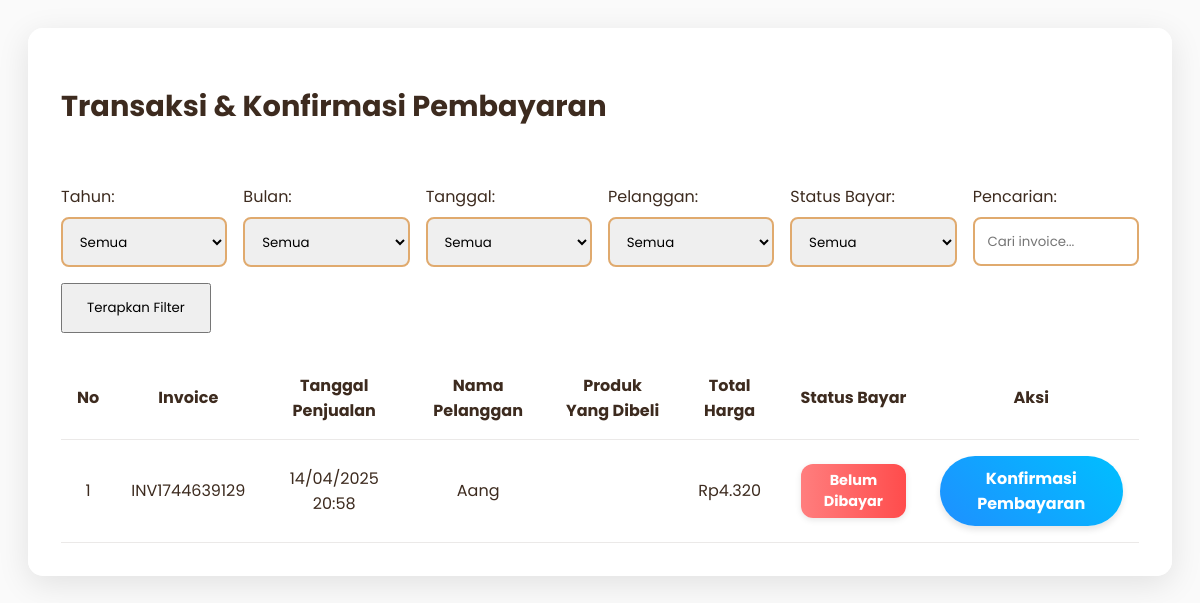
Page /kasir/transaksi/transaksi.php on the earlier database version.
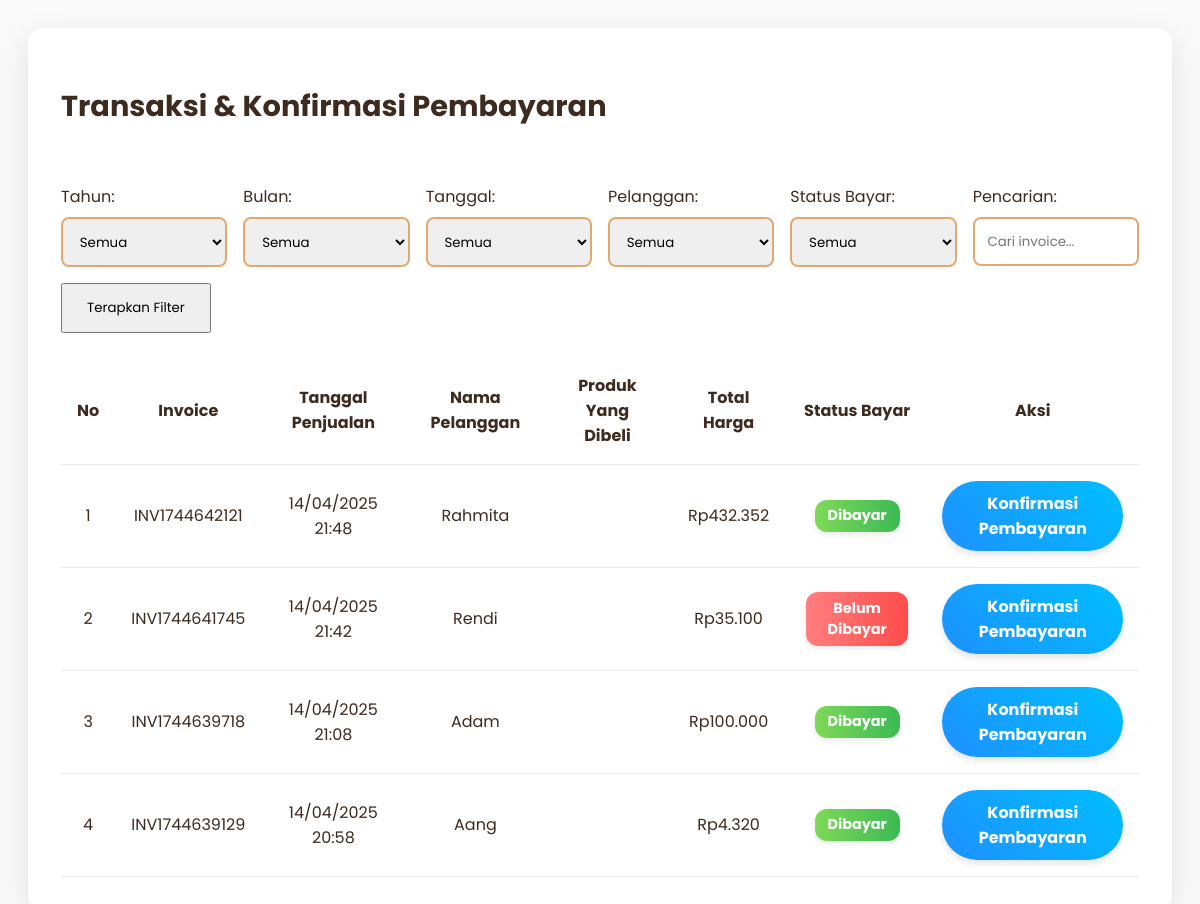
Same page on the later database version.
### tables this page shows
CREATE TABLE `penjualan` (
  `PenjualanID` int(10) NOT NULL,
  `TanggalPenjualan` datetime DEFAULT NULL,
  `tgl_bayar` datetime DEFAULT NULL,
  `PelangganID` int(10) DEFAULT NULL,
  `status_bayar` enum('belum dibayar','dibayar') NOT NULL DEFAULT 'belum dibayar',
  `invoice` varchar(50) NOT NULL,
  `diskon` decimal(5,2) DEFAULT NULL,
  `pajak` decimal(5,2) DEFAULT NULL,
  `updated_at` datetime DEFAULT current_timestamp() ON UPDATE current_timestamp()
);

CREATE TABLE `pelanggan` (
  `PelangganID` int(10) NOT NULL,
  `NamaPelanggan` varchar(255) DEFAULT NULL,
  `Alamat` text DEFAULT NULL,
  `NomorTelepon` varchar(20) DEFAULT NULL,
  `jk` enum('Laki_Laki','Perempuan') NOT NULL
);

### kasir/transaksi/transaksi.php (the view, shortened to what the changed rows need)
<?php
$koneksi = new mysqli("localhost", "root", "", "kasir_reddra");
$where_conditions = [];
$params = [];
$param_types = "";
$where_clause = (count($where_conditions) > 0) ? "WHERE " . implode(" AND ", $where_conditions) : "";
$results_per_page = 5;
$page = isset($_GET['page']) ? intval($_GET['page']) : 1;
$page = ($page < 1) ? 1 : $page;
$start_from = ($page - 1) * $results_per_page;
$query = "SELECT
            p.PenjualanID,
            p.invoice,
            p.TanggalPenjualan,
            pel.NamaPelanggan,
            p.status_bayar,
            IFNULL(SUM(dp.total_harga), 0) AS Total_Harga,
            GROUP_CONCAT(dp.barang_dibeli SEPARATOR ', ') AS Produk_Dibeli
          FROM penjualan p
          LEFT JOIN pelanggan pel ON p.PelangganID = pel.PelangganID
          LEFT JOIN detailpenjualan dp ON p.PenjualanID = dp.PenjualanID
          $where_clause
          GROUP BY p.PenjualanID
          ORDER BY p.PenjualanID DESC
          LIMIT ?, ?";
$params_for_query = $params;
$params_for_query[] = $start_from;
$params_for_query[] = $results_per_page;
$param_types_for_query = $param_types . "ii";
$stmt = $koneksi->prepare($query);
if ($stmt) {
    if (!empty($params_for_query)) {
        $stmt->bind_param($param_types_for_query, ...$params_for_query);
    }
    $stmt->execute();
    $result = $stmt->get_result();
} else {
    die("Query error: " . $koneksi->error);
}
?>
<!DOCTYPE html>
<html lang="id">
<head>
    <link rel="stylesheet" href="https://cdnjs.cloudflare.com/ajax/libs/font-awesome/6.4.0/css/all.min.css">
    <link rel="stylesheet" href="https://cdn.jsdelivr.net/npm/sweetalert2@11/dist/sweetalert2.min.css">
</head>
<body>
    <div class="glass-panel">
        <div class="header">
            <h2 class="page-title">Transaksi & Konfirmasi Pembayaran</h2>
        </div>
        <table class="data-table">
            <thead>
                <tr>
                    <th>No</th>
                    <th>Invoice</th>
                    <th>Tanggal Penjualan</th>
                    <th>Nama Pelanggan</th>
                    <th>Produk Yang Dibeli</th>
                    <th>Total Harga</th>
                    <th>Status Bayar</th>
                    <th>Aksi</th>
                </tr>
            </thead>
            <tbody id="tableBody">
                <?php if ($result && $result->num_rows > 0): ?>
                <?php $no = 1 + (($page - 1) * $results_per_page); ?>
                <?php while ($row = $result->fetch_assoc()): ?>
                <tr>
                    <td><?= $no++ ?></td>
                    <td><?= htmlspecialchars($row['invoice']) ?></td>
                    <td><?= date('d/m/Y H:i', strtotime($row['TanggalPenjualan'])) ?></td>
                    <td><?= htmlspecialchars($row['NamaPelanggan'] ?? 'Umum') ?></td>
                    <td><?= htmlspecialchars($row['Produk_Dibeli']) ?></td>
                    <td>Rp<?= number_format($row['Total_Harga'], 0, ',', '.') ?></td>
                    <td>
                        <?php if ($row['status_bayar'] == 'belum dibayar'): ?>
                        <span class="badge status-belum"><?= htmlspecialchars($row['status_bayar']) ?></span>
                        <?php else: ?>
                        <span class="badge status-dibayar"><?= htmlspecialchars($row['status_bayar']) ?></span>
                        <?php endif; ?>
                    </td>
                    <td>
                        <a href="konfirmasi.php?id=<?= $row['PenjualanID'] ?>" class="btn-konfirmasi">Konfirmasi
                            Pembayaran</a>
                    </td>
                </tr>
                <?php endwhile; ?>
                <?php else: ?>
                <tr>
                    <td colspan="8" style="text-align:center; padding:2rem;">Tidak ada data transaksi</td>
                </tr>
                <?php endif; ?>
            </tbody>
        </table>
    </div>
</body>
</html>

Differences in the rows shown:
added penjualan: invoice "INV1744642121", TanggalPenjualan "14/04/2025 21:48", PelangganID.NamaPelanggan "Rahmita", Total_Harga "432.352", status_bayar "Dibayar"
added penjualan: invoice "INV1744641745", TanggalPenjualan "14/04/2025 21:42", PelangganID.NamaPelanggan "Rendi", Total_Harga "35.100", status_bayar "Belum Dibayar"
added penjualan: invoice "INV1744639718", TanggalPenjualan "14/04/2025 21:08", PelangganID.NamaPelanggan "Adam", Total_Harga "100.000", status_bayar "Dibayar"
changed penjualan "INV1744639129": status_bayar "Belum Dibayar" → "Dibayar"
